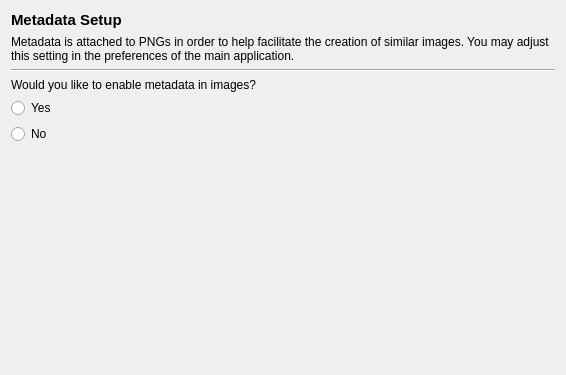
<?xml version="1.0" encoding="UTF-8"?>
<ui version="4.0">
 <class>metadata_setup</class>
 <widget class="QWidget" name="metadata_setup">
  <property name="geometry">
   <rect>
    <x>0</x>
    <y>0</y>
    <width>566</width>
    <height>375</height>
   </rect>
  </property>
  <property name="windowTitle">
   <string>Form</string>
  </property>
  <layout class="QGridLayout" name="gridLayout">
   <item row="4" column="0">
    <widget class="QRadioButton" name="radioButton">
     <property name="text">
      <string>Yes</string>
     </property>
    </widget>
   </item>
   <item row="0" column="0">
    <widget class="QLabel" name="label">
     <property name="font">
      <font>
       <pointsize>11</pointsize>
       <bold>true</bold>
      </font>
     </property>
     <property name="text">
      <string>Metadata Setup</string>
     </property>
    </widget>
   </item>
   <item row="3" column="0">
    <widget class="QLabel" name="label_3">
     <property name="text">
      <string>Would you like to enable metadata in images?</string>
     </property>
    </widget>
   </item>
   <item row="6" column="0">
    <spacer name="verticalSpacer">
     <property name="orientation">
      <enum>Qt::Orientation::Vertical</enum>
     </property>
     <property name="sizeHint" stdset="0">
      <size>
       <width>20</width>
       <height>40</height>
      </size>
     </property>
    </spacer>
   </item>
   <item row="2" column="0">
    <widget class="Line" name="line">
     <property name="orientation">
      <enum>Qt::Orientation::Horizontal</enum>
     </property>
    </widget>
   </item>
   <item row="1" column="0">
    <widget class="QLabel" name="label_2">
     <property name="text">
      <string>Metadata is attached to PNGs in order to help facilitate the creation of similar images. You may adjust this setting in the preferences of the main application.</string>
     </property>
     <property name="wordWrap">
      <bool>true</bool>
     </property>
    </widget>
   </item>
   <item row="5" column="0">
    <widget class="QRadioButton" name="radioButton_2">
     <property name="text">
      <string>No</string>
     </property>
    </widget>
   </item>
  </layout>
 </widget>
 <resources/>
 <connections>
  <connection>
   <sender>radioButton</sender>
   <signal>toggled(bool)</signal>
   <receiver>metadata_setup</receiver>
   <slot>yes_toggled(bool)</slot>
   <hints>
    <hint type="sourcelabel">
     <x>34</x>
     <y>122</y>
    </hint>
    <hint type="destinationlabel">
     <x>240</x>
     <y>-4</y>
    </hint>
   </hints>
  </connection>
  <connection>
   <sender>radioButton_2</sender>
   <signal>toggled(bool)</signal>
   <receiver>metadata_setup</receiver>
   <slot>no_toggled(bool)</slot>
   <hints>
    <hint type="sourcelabel">
     <x>57</x>
     <y>152</y>
    </hint>
    <hint type="destinationlabel">
     <x>399</x>
     <y>-7</y>
    </hint>
   </hints>
  </connection>
 </connections>
 <slots>
  <slot>yes_toggled(bool)</slot>
  <slot>no_toggled(bool)</slot>
 </slots>
</ui>
